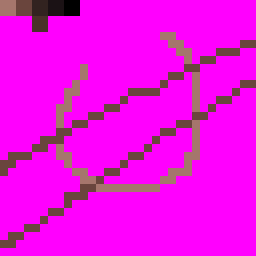
#> input picture Recolorizer/test.bmp, 32 x 32 px (shown 8 times larger)
$ python recolor_invert.py test.bmp
#> lines starting #> are read from the running program, lines starting #| are printed output that depends on the picture
"""
Image Color (Palette) Remapping Script

Functionality:
This script replaces specific colors on images with new ones, using old and new color palette files, with bulk compatibility and safety features.
'palette_old.bmp' must contain the old colors to be replaced, and 'palette_new.bmp' must contain the new corresponding colors to be applied.
The color mapping is determined by pixel-by-pixel correspondence between the palette files.
Modified images will have their original versions backed up in a './_recolor_backups' folder.

Requirements:
1. Must be run with Python 3.
2. './palette_old.bmp' and './palette_new.bmp' must exist and have the same size (in the same directory as this script).

Usage methods:
1. Drag and drop one or more image files (.bmp, .png, .jpg, etc. - Pillow supported formats) on this script.
2. Provide one or more image file paths as command-line arguments: py <script_path> <file_path_1> {<file_path_2>?} ...
3. Provide a single folder path as a command-line argument: py <script_path> <folder_path>. The script will then ask if it should process files recursively.

Additional configuration:
The "Customizable Variables" section below can be modified for extra flexibility.
"""

# --- Customizable Variables ---
BACKUP_DIRECTORY = "./_recolor_backups/"
COLOR_TO_SKIP = False  # False to skip no colors, or a hex color string (e.g., "#FF00FF")
SUPPORTED_EXTENSIONS = (".bmp", ".png", ".jpg", ".jpeg", ".tiff") # Add other Pillow-supported extensions if needed
# --- End Customizable Variables ---

from PIL import Image
import sys
import os
import shutil

def hex_to_rgb(hex_color): # Converts a hex color string (e.g., '#FF00FF') to an RGB tuple (e.g., (255, 0, 255)).
	hex_color = hex_color.lstrip('#')
	return tuple(int(hex_color[i:i+2], 16) for i in (0, 2, 4))

def is_within_tolerance(color1, color2, tolerance): # Checks if two RGB colors are within the specified tolerance (percentage).
	for c1, c2 in zip(color1, color2):
		if not (c2 * (1 - tolerance) <= c1 <= c2 * (1 + tolerance)):
			return False
	return True

def remap_colors_and_backup(input_path, old_palette_path="palette_old.bmp", new_palette_path="palette_new.bmp"):
#> called with input_path = 'test.bmp', old_palette_path = 'palette_old.bmp', new_palette_path = 'palette_new.bmp'
	try:
		# Create the backup directory if it doesn't exist
		os.makedirs(BACKUP_DIRECTORY, exist_ok=True)

		input_image = Image.open(input_path).convert("RGB")
#> input_image is the input picture: PIL image 32x32 RGB; mean R, G, B 235.8, 11.7, 229.4
		input_width, input_height = input_image.size
#> input_width = 32; input_height = 32
		pixels_input = input_image.load()

		inverted_image = Image.new("RGB", (input_width, input_height))
#> inverted_image: PIL image 32x32 RGB; every value is 0
		inverted_pixels = inverted_image.load()

		for y in range(input_height):
			for x in range(input_width):
				r, g, b = pixels_input[x, y]
				inverted_pixels[x, y] = (255 - r, 255 - g, 255 - b)

		# Move the original file to the backup directory
		base_name = os.path.basename(input_path)
		backup_path = os.path.join(BACKUP_DIRECTORY, base_name)
		#shutil.move(input_path, backup_path)

		# Save the inverted image with the original name
		inverted_image.save(input_path)
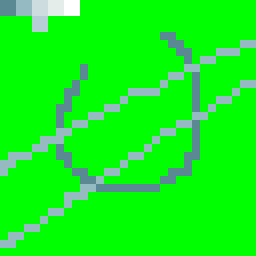
#> saved as test.bmp: PIL image 32x32 RGB (shown 8 times larger); mean R, G, B 19.2, 243.3, 25.6

		print(f"Inverted '{base_name}': original kept at '{backup_path}'.")

	except FileNotFoundError:
		print(f"Error: Input file '{input_path}' was not found.")
	except Exception as e:
		print(f"An error occurred: {e}")

def process_path(path): # Processes a single file path, checking if it's an image and then remapping colors.
	if os.path.isfile(path) and path.lower().endswith(SUPPORTED_EXTENSIONS):
		print(f"Processing file: {path}")
		remap_colors_and_backup(path)
	elif os.path.isdir(path):
		recursive = input(f"Include all subfolders in '{path}'? (Y/N): ").strip().lower()
		if recursive == 'y':
			for root, _, files in os.walk(path):
				for name in files:
					if name.lower().endswith(SUPPORTED_EXTENSIONS):
						file_path = os.path.join(root, name)
						print(f"Processing file: {file_path}")
						remap_colors_and_backup(file_path)
		elif recursive == 'n':
			for name in os.listdir(path):
				if name.lower().endswith(SUPPORTED_EXTENSIONS):
					file_path = os.path.join(path, name)
					print(f"Processing file: {file_path}")
					remap_colors_and_backup(file_path)
		else:
			print("Invalid input. Skipping folder.")
	else:
		print(f"Skipping invalid path: {path}")

if __name__ == "__main__":
	if len(sys.argv) > 1:
		paths_to_process = sys.argv[1:]
		if len(paths_to_process) == 1 and os.path.isdir(paths_to_process[0]):
			process_path(paths_to_process[0])
		else:
			for path in paths_to_process:
				process_path(path)
	else:
		print("Please drag and drop one or more image files onto this script,")
		print("or run it from the command line with file or folder paths.")

	input("Press Enter to exit.")
